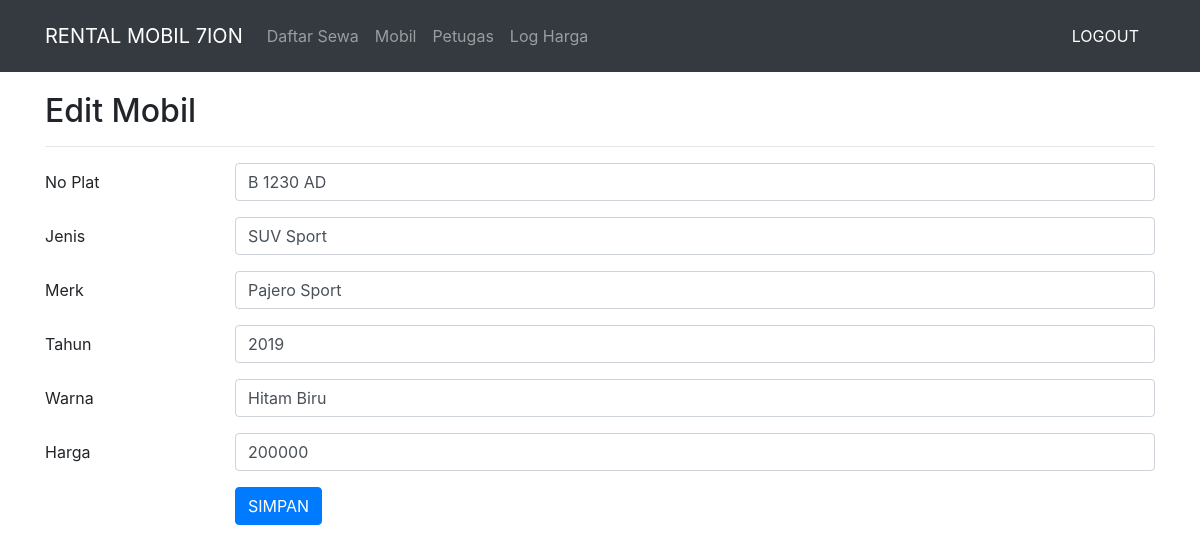
The page /edit-mobil.php?id_mobil=5001 (signed in) on the database its author committed.
### tables this page shows
CREATE TABLE `mobil` (
  `id_mobil` int(10) NOT NULL,
  `no_plat` varchar(20) NOT NULL,
  `jenis` varchar(30) NOT NULL,
  `merk` varchar(20) NOT NULL,
  `tahun` varchar(5) NOT NULL,
  `warna` varchar(20) NOT NULL,
  `harga` int(15) NOT NULL
);

### edit-mobil.php (the view, shortened to what this page needs)
<?php
include ('head.php');
?>
<div class="container" style="margin-top: 20px">
	<h2>Edit Mobil</h2>
	<hr>
	<form action="update-mobil.php" method="post">
	<?php
	$id = $_GET['id_mobil'];
	$data = mysqli_query($koneksi,"SELECT * FROM mobil WHERE id_mobil='$id'");
	while ($d = mysqli_fetch_array($data)) { ?>
		<div class="form-group row">
			<label class="col-sm-2 col-form-label">No Plat</label>
			<div class="col-sm-10">
				<input type="text" name="no_plat" class="form-control" size="4" value="<?php echo $d['no_plat']; ?>" required>
			</div>
		</div>
		<div class="form-group row">
			<label class="col-sm-2 col-form-label">Jenis</label>
			<div class="col-sm-10">
				<input type="text" name="jenis" class="form-control" size="4" value="<?php echo $d['jenis']; ?>" required>
			</div>
		</div>
		<div class="form-group row">
			<label class="col-sm-2 col-form-label">Merk</label>
			<div class="col-sm-10">
				<input type="text" name="merk" class="form-control" size="4" value="<?php echo $d['merk']; ?>" required>
			</div>
		</div>
		<div class="form-group row">
			<label class="col-sm-2 col-form-label">Tahun</label>
			<div class="col-sm-10">
				<input type="text" name="tahun" class="form-control" size="4" value="<?php echo $d['tahun']; ?>" required>
			</div>
		</div>
		<div class="form-group row">
			<label class="col-sm-2 col-form-label">Warna</label>
			<div class="col-sm-10">
				<input type="text" name="warna" class="form-control" size="4" value="<?php echo $d['warna']; ?>" required>
			</div>
		</div>
		<div class="form-group row">
			<label class="col-sm-2 col-form-label">Harga</label>
			<div class="col-sm-10">
				<input type="text" name="harga" class="form-control" size="4" value="<?php echo $d['harga']; ?>" required>
			</div>
		</div>
		<div class="form-group row">
			<label class="col-sm-2 col-form-label">&nbsp;</label>
			<div class="col-sm-10">
				<input type="submit" name="submit" class="btn btn-primary" value="SIMPAN" onclick="return confirm('Apakah yakin data sudah benar ?')">
			</div>
		</div>
	<?php } ?>
	</form>
</div>
<?php include ('footer.php'); ?>

### rows shown on the page
mobil: no_plat "B 1230 AD", jenis "SUV Sport", merk "Pajero Sport", tahun "2019", warna "Hitam Biru", harga "200000"
